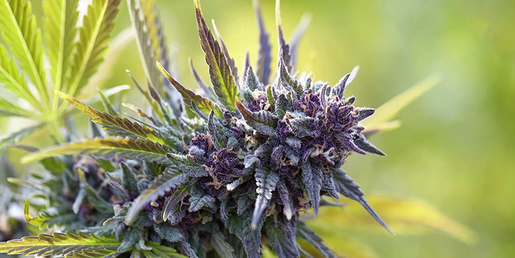
#> input picture Aula_06/zmg01.png, 515 x 258 px, shrunk from 800 x 400 before the run
$ python HarrisCornerDetector.py
#> lines starting #> are read from the running program, lines starting #| are printed output that depends on the picture
import cv2
import numpy as np

image01 = cv2.imread('zmg01.png', cv2.IMREAD_GRAYSCALE)
#> image01: shape (258, 515); min 0, max 255, mean 148.5
image02 = cv2.imread('zmg02.jpg', cv2.IMREAD_GRAYSCALE)
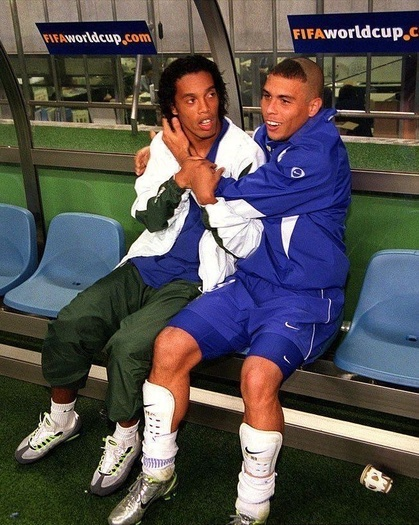
#> input picture Aula_06/zmg02.jpg, 419 x 525 px, shrunk from 651 x 815 before the run
#> image02: shape (525, 419); min 0, max 255, mean 81.2
image03 = cv2.imread('zmg03.jpg', cv2.IMREAD_GRAYSCALE)
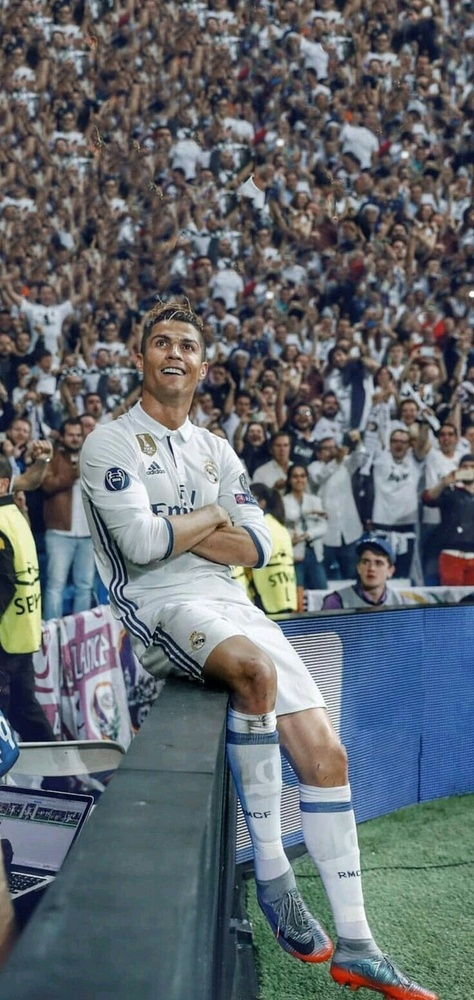
#> input picture Aula_06/zmg03.jpg, 474 x 1000 px, shrunk from 736 x 1553 before the run
#> image03: shape (1000, 474); min 0, max 255, mean 104.1

# Algoritmo usado para detectar cantos - detecção ocorre com uma mudança de pixel em múltiplas direções

# blockSize => tamanho do vizinho considerado pela detecção do canto
# ksize     => tamanho da abertura do sobel para derivadas parâmetro livre para esq. de Harris
# k         => parâmetro livre da equação de Harris

harris01 = cv2.cornerHarris(image01, blockSize=2, ksize=3, k=0.04)
harris02 = cv2.cornerHarris(image02, blockSize=3, ksize=1, k=0.1)
harris03 = cv2.cornerHarris(image03, blockSize=4, ksize=5, k=0.2)

dist01 = cv2.dilate(harris01, None)
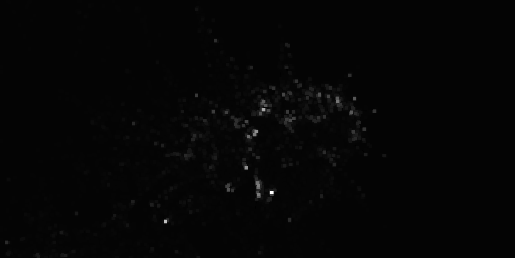
#> dist01: shape (258, 515) float32; min -0.000742, max 0.038, mean 0.000172; drawn with min black and max white
dist02 = cv2.dilate(harris02, None)
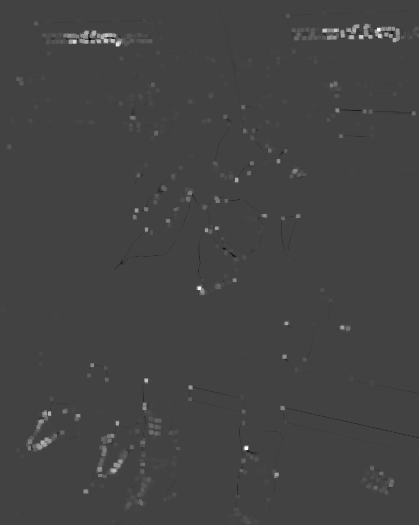
#> dist02: shape (525, 419) float32; min -0.0241, max 0.0689, mean 0.000422; drawn with min black and max white
dist03 = cv2.dilate(harris03, None)

# Destacar os cantos na imagem original
image01[harris01 > 0.01 * harris01.max()] = [255]
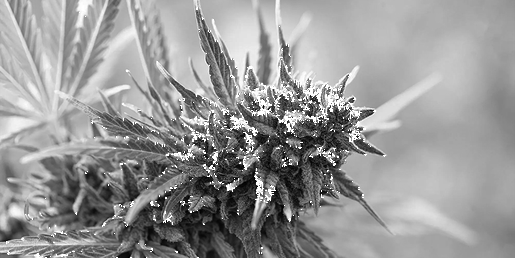
#> image01: shape (258, 515); min 0, max 255, mean 151.2
image02[harris02 > 0.01 * harris02.max()] = [255]
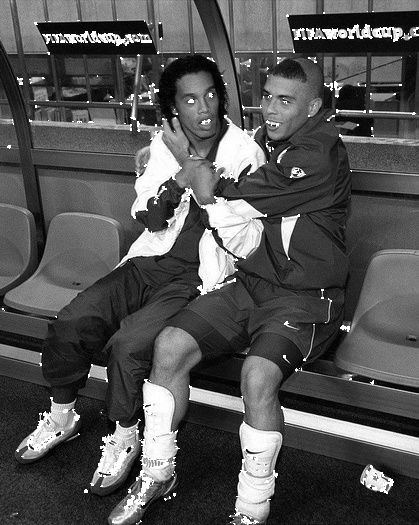
#> image02: shape (525, 419); min 0, max 255, mean 83.8
image03[harris03 > 0.01 * harris03.max()] = [255]
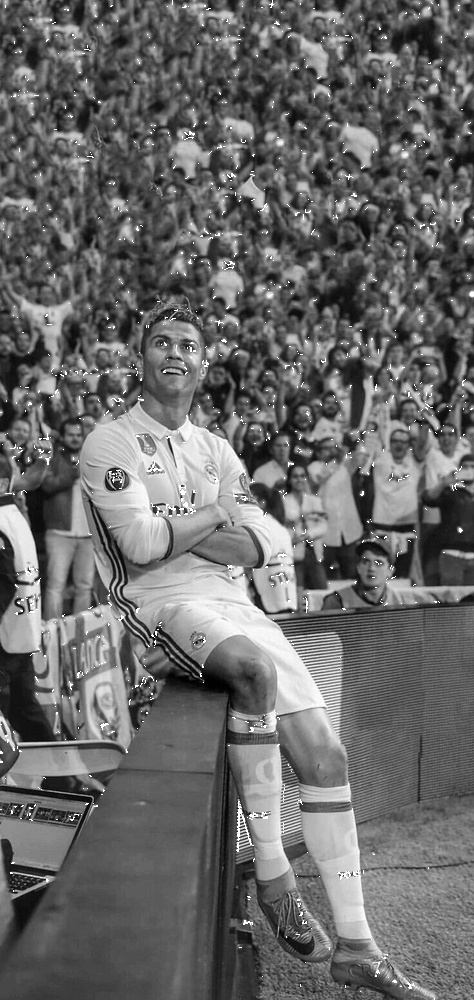
#> image03: shape (1000, 474); min 0, max 255, mean 105.3

# Exibir Resultados
cv2.imshow('Resultado 01 HarrisCornerDetector:', image01)
cv2.imshow('Resoltado 02 HarrisCornerDetector:', image02)
cv2.imshow('Resultado 03 HarrisCornerDetector:', image03)
cv2.waitKey(0)
cv2.destroyAllWindows()
